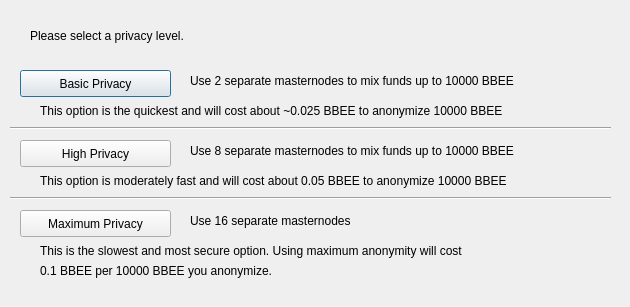
<?xml version="1.0" encoding="UTF-8"?>
<ui version="4.0">
 <class>DarksendConfig</class>
 <widget class="QDialog" name="DarksendConfig">
  <property name="geometry">
   <rect>
    <x>0</x>
    <y>0</y>
    <width>630</width>
    <height>307</height>
   </rect>
  </property>
  <property name="windowTitle">
   <string>Configure Darksend</string>
  </property>
  <widget class="QPushButton" name="buttonBasic">
   <property name="geometry">
    <rect>
     <x>20</x>
     <y>70</y>
     <width>151</width>
     <height>27</height>
    </rect>
   </property>
   <property name="text">
    <string>Basic Privacy</string>
   </property>
  </widget>
  <widget class="QPushButton" name="buttonHigh">
   <property name="geometry">
    <rect>
     <x>20</x>
     <y>140</y>
     <width>151</width>
     <height>27</height>
    </rect>
   </property>
   <property name="text">
    <string>High Privacy</string>
   </property>
  </widget>
  <widget class="QPushButton" name="buttonMax">
   <property name="geometry">
    <rect>
     <x>20</x>
     <y>210</y>
     <width>151</width>
     <height>27</height>
    </rect>
   </property>
   <property name="text">
    <string>Maximum Privacy</string>
   </property>
  </widget>
  <widget class="QLabel" name="label">
   <property name="geometry">
    <rect>
     <x>30</x>
     <y>20</y>
     <width>571</width>
     <height>31</height>
    </rect>
   </property>
   <property name="text">
    <string>Please select a privacy level.</string>
   </property>
  </widget>
  <widget class="QLabel" name="label_2">
   <property name="geometry">
    <rect>
     <x>190</x>
     <y>70</y>
     <width>421</width>
     <height>21</height>
    </rect>
   </property>
   <property name="text">
    <string>Use 2 separate masternodes to mix funds up to 10000 BBEE</string>
   </property>
  </widget>
  <widget class="QLabel" name="label_3">
   <property name="geometry">
    <rect>
     <x>190</x>
     <y>140</y>
     <width>411</width>
     <height>21</height>
    </rect>
   </property>
   <property name="text">
    <string>Use 8 separate masternodes to mix funds up to 10000 BBEE</string>
   </property>
  </widget>
  <widget class="QLabel" name="label_4">
   <property name="geometry">
    <rect>
     <x>190</x>
     <y>210</y>
     <width>421</width>
     <height>21</height>
    </rect>
   </property>
   <property name="text">
    <string>Use 16 separate masternodes</string>
   </property>
  </widget>
  <widget class="QLabel" name="label_6">
   <property name="geometry">
    <rect>
     <x>40</x>
     <y>100</y>
     <width>561</width>
     <height>21</height>
    </rect>
   </property>
   <property name="text">
    <string>This option is the quickest and will cost about ~0.025 BBEE to anonymize 10000 BBEE</string>
   </property>
  </widget>
  <widget class="QLabel" name="label_7">
   <property name="geometry">
    <rect>
     <x>40</x>
     <y>170</y>
     <width>561</width>
     <height>21</height>
    </rect>
   </property>
   <property name="text">
    <string>This option is moderately fast and will cost about 0.05 BBEE to anonymize 10000 BBEE</string>
   </property>
  </widget>
  <widget class="QLabel" name="label_8">
   <property name="geometry">
    <rect>
     <x>40</x>
     <y>240</y>
     <width>561</width>
     <height>21</height>
    </rect>
   </property>
   <property name="text">
    <string>This is the slowest and most secure option. Using maximum anonymity will cost</string>
   </property>
  </widget>
  <widget class="QLabel" name="label_9">
   <property name="geometry">
    <rect>
     <x>40</x>
     <y>260</y>
     <width>561</width>
     <height>21</height>
    </rect>
   </property>
   <property name="text">
    <string>0.1 BBEE per 10000 BBEE you anonymize.</string>
   </property>
  </widget>
  <widget class="Line" name="line">
   <property name="geometry">
    <rect>
     <x>10</x>
     <y>120</y>
     <width>601</width>
     <height>16</height>
    </rect>
   </property>
   <property name="orientation">
    <enum>Qt::Horizontal</enum>
   </property>
  </widget>
  <widget class="Line" name="line_2">
   <property name="geometry">
    <rect>
     <x>10</x>
     <y>190</y>
     <width>601</width>
     <height>16</height>
    </rect>
   </property>
   <property name="orientation">
    <enum>Qt::Horizontal</enum>
   </property>
  </widget>
 </widget>
 <resources/>
 <connections/>
</ui>
